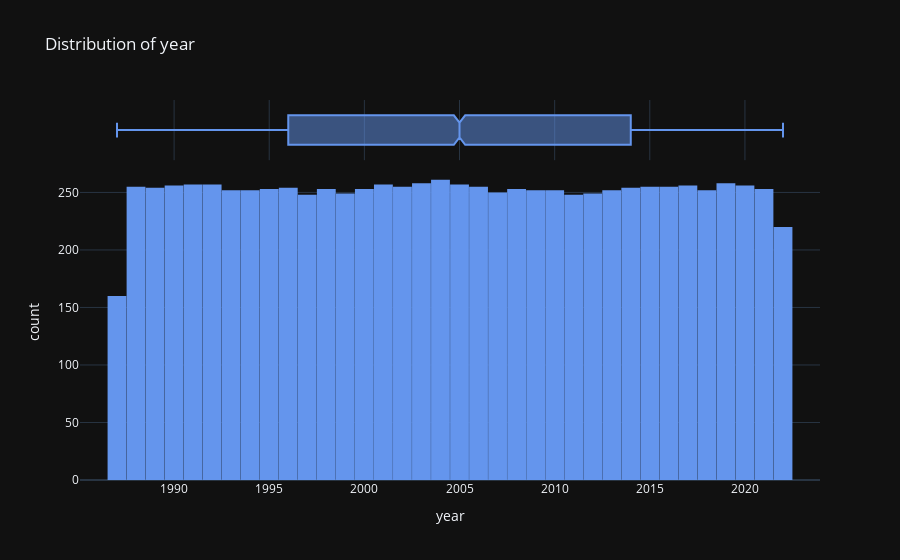

Write notebook code for a chart like this one.
### Code cell
plotly_plot_hist(df, 'year')

### Figure 1 — Plotly figure (JSON) as saved in the notebook; plotly's stock layout.template omitted (floating-point values rounded to 4 significant figures; data arrays with more than 128 entries replaced by an {"elided": "..."} marker saying what was removed)
{"data": [{"alignmentgroup": "True", "bingroup": "x", "hovertemplate": "year=%{x}<br>count=%{y}<extra></extra>", "legendgroup": "", "marker": {"color": "cornflowerblue", "pattern": {"shape": ""}}, "name": "", "offsetgroup": "", "orientation": "v", "showlegend": false, "x": {"elided": "9011 int values"}, "xaxis": "x", "yaxis": "y", "type": "histogram"}, {"alignmentgroup": "True", "hovertemplate": "year=%{x}<extra></extra>", "legendgroup": "", "marker": {"color": "cornflowerblue"}, "name": "", "notched": true, "offsetgroup": "", "showlegend": false, "x": {"elided": "9011 int values"}, "xaxis": "x2", "yaxis": "y2", "type": "box"}], "layout": {"xaxis": {"anchor": "y", "domain": [0.0, 1.0], "title": {"text": "year"}}, "yaxis": {"anchor": "x", "domain": [0.0, 0.8316], "title": {"text": "count"}}, "xaxis2": {"anchor": "y2", "domain": [0.0, 1.0], "matches": "x", "showticklabels": false, "showgrid": true}, "yaxis2": {"anchor": "x2", "domain": [0.8416, 1.0], "matches": "y2", "showticklabels": false, "showline": false, "ticks": "", "showgrid": false}, "legend": {"tracegroupgap": 0}, "title": {"text": "Distribution of year"}, "barmode": "relative", "bargap": 0.01}}
